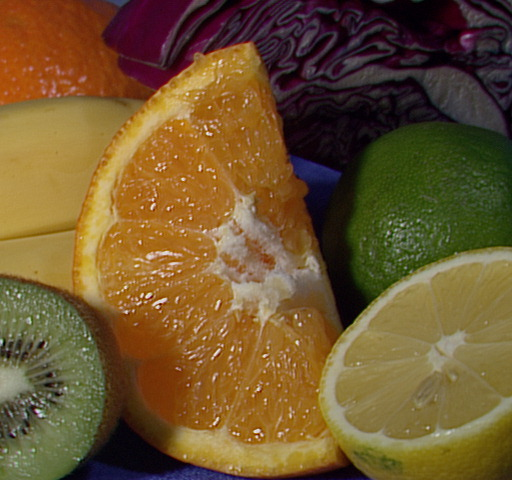
#> input picture SourceImages/fruits.jpg, 512 x 480 px
$ jupyter execute CSE327-HW1-Spring21.ipynb   (shell and % lines are left out)
#> lines starting #> are read from the running program, lines starting #| are printed output that depends on the picture; after the words box and inside, x2 and y2 are one past the last pixel; in counts of white or black regions, pixels touching at a corner belong together
# CSE327 Homework 1
**Due date: 23:59 on March 9, 2021 (Tuesday)**

---
In this semester, we will use Google Colab for the assignments, which allows us to utilize resources that some of us might not have in their local machines such as GPUs. You will need to use your Stony Brook (*.stonybrook.edu) account for coding and Google Drive to save your results.

## Google Colab Tutorial
---
Go to https://colab.research.google.com/notebooks/, you will see a tutorial named "Welcome to Colaboratory" file, where you can learn the basics of using google colab.

Settings used for assignments: ***Edit -> Notebook Settings -> Runtime Type (Python 3)***.

## Local Machine Prerequisites
---
Since we are using Google Colab, all the code is run on the server environment where lots of libraries or packages have already been installed. In case of missing
 libraries or if you want to install them in your local machine, below are the links for installation.
* **Install Python 3.6**: https://www.python.org/downloads/ or use Anaconda (a Python distribution) at https://docs.continuum.io/anaconda/install/. Below are some materials and tutorials which you may find useful for learning Python if you are new to Python.
  - https://docs.python.org/3.6/tutorial/index.html
  - https://www.learnpython.org/
  - http://docs.opencv.org/3.0-beta/doc/py_tutorials/py_tutorials.html
  - http://www.scipy-lectures.org/advanced/image_processing/index.html

* **Install Python packages**: install Python packages: `numpy`, `matplotlib`, `opencv-python` using pip, for example:
```
pip install numpy matplotlib opencv-python
```
	Note that when using “pip install”, make sure that the version you are using is python3. Below are some commands to check which python version it uses in you machine. You can pick one to execute:

```
    pip show pip

    pip --version

    pip -V

```

Incase of wrong version, use pip3 for python3 explictly.

* **Install Jupyter Notebook**: follow the instructions at http://jupyter.org/install.html to install Jupyter Notebook and familiarize yourself  with it. *After you have installed Python and Jupyter Notebook, please open the notebook file 'CSE327-HW1-Spring21.ipynb' with your Jupyter Notebook and do your homework there.*

## Example
---
Please read through the following examples where we apply image thresholding to an image. This example is desinged to help you get familiar with the basics of Python and routines of OpenCV. This part is for your practice only, you do not need to submit anything from this part.

[cell 1]
import sys
import cv2
import numpy as np
import matplotlib.pyplot as plt
from scipy import ndimage, misc
from IPython.display import display, Image
from mpl_toolkits.mplot3d import Axes3D
from matplotlib import cm

[cell 2]
# Mount your google drive where you've saved your assignment folder
from google.colab import drive
drive.mount('/content/gdrive')

[cell 3]
# Replace ------/-----/-----/' with the path such that "CSE327-HW1-Spring21" is your working directory
%cd '/content/gdrive/My Drive/Class/Year2/sem2/CSE327/CSE327-HW1-Spring21'

[cell 4]
# function for image thresholding
def imThreshold(img, threshold, maxVal):
    assert len(img.shape) == 2 # input image has to be gray

    height, width = img.shape
    bi_img = np.zeros((height, width), dtype=np.uint8)
    for x in range(height):
        for y in range(width):
            if img.item(x, y) > threshold:
                bi_img.itemset((x, y), maxVal)

    return bi_img

[cell 5]
# read the image for local directory (same with this .ipynb)
img = cv2.imread('SourceImages/fruits.jpg')
#> img is the input picture: shape (480, 512, 3); mean B, G, R 46.2, 85.6, 110.8

# convert a color image to gray
img_gray = cv2.cvtColor(img, cv2.COLOR_BGR2GRAY)
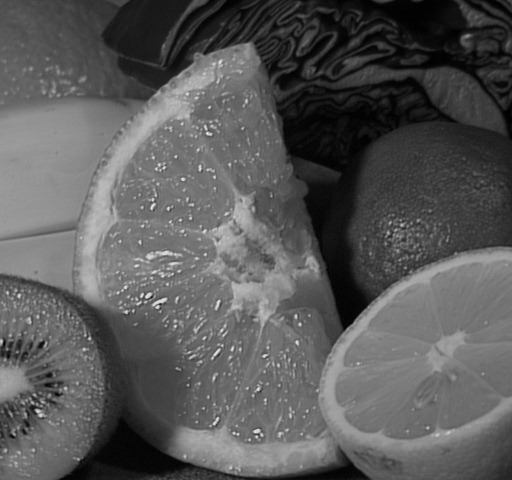
#> img_gray: shape (480, 512); min 0, max 238, mean 88.7

# image thresholding using global tresholder
img_bi = imThreshold(img_gray, 127, 255)
#> after the loop in imThreshold, `for x in range(height):`:
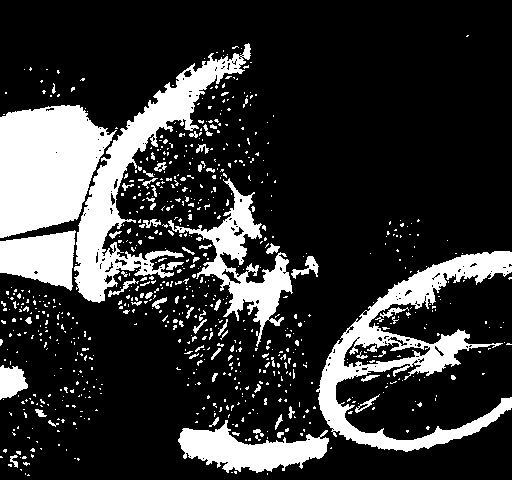
#> bi_img: shape (480, 512); 20.7% white; 772 white regions (701 under 20 px), largest, box (x1, y1, x2, y2) and area: (0, 105, 117, 238) 11075, (316, 251, 512, 452) 10496, (74, 43, 251, 303) 9553

# Be sure to convert the color space of the image from
# BGR (Opencv) to RGB (Matplotlib) before you show a
# color image read from OpenCV
plt.figure(figsize=(18, 6))
#> (this line was passed over: IPython is not available in this run)
plt.subplot(1, 3, 1)
#> (this line was passed over: IPython is not available in this run)
plt.imshow(cv2.cvtColor(img, cv2.COLOR_BGR2RGB))
#> (this line was passed over: IPython is not available in this run)
plt.title('original image')
#> (this line was passed over: IPython is not available in this run)
plt.axis("off")
#> (this line was passed over: IPython is not available in this run)

plt.subplot(1, 3, 2)
#> (this line was passed over: IPython is not available in this run)
plt.imshow(img_gray, 'gray')
#> (this line was passed over: IPython is not available in this run)
plt.title('gray image')
plt.axis("off")

plt.subplot(1, 3, 3)
plt.imshow(img_bi, 'gray')
plt.title('binarized image')
plt.axis("off")

plt.show()
